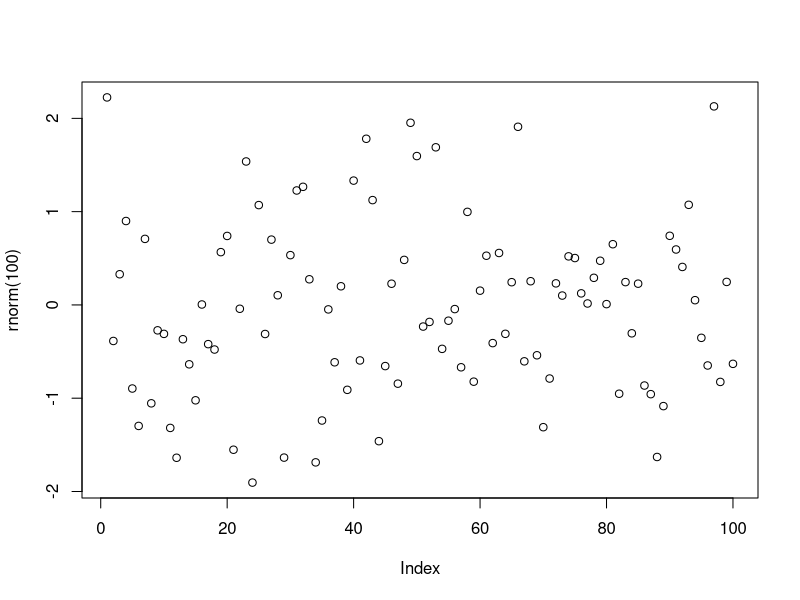

Generate this figure with R:
## ---- chunk 1
knitr::opts_chunk$set(
  collapse = TRUE,
  comment = "#>",
  fig.path = "man/figures/README-",
  out.width = "100%"
)
## ---- chunk 2
plot(rnorm(100))
